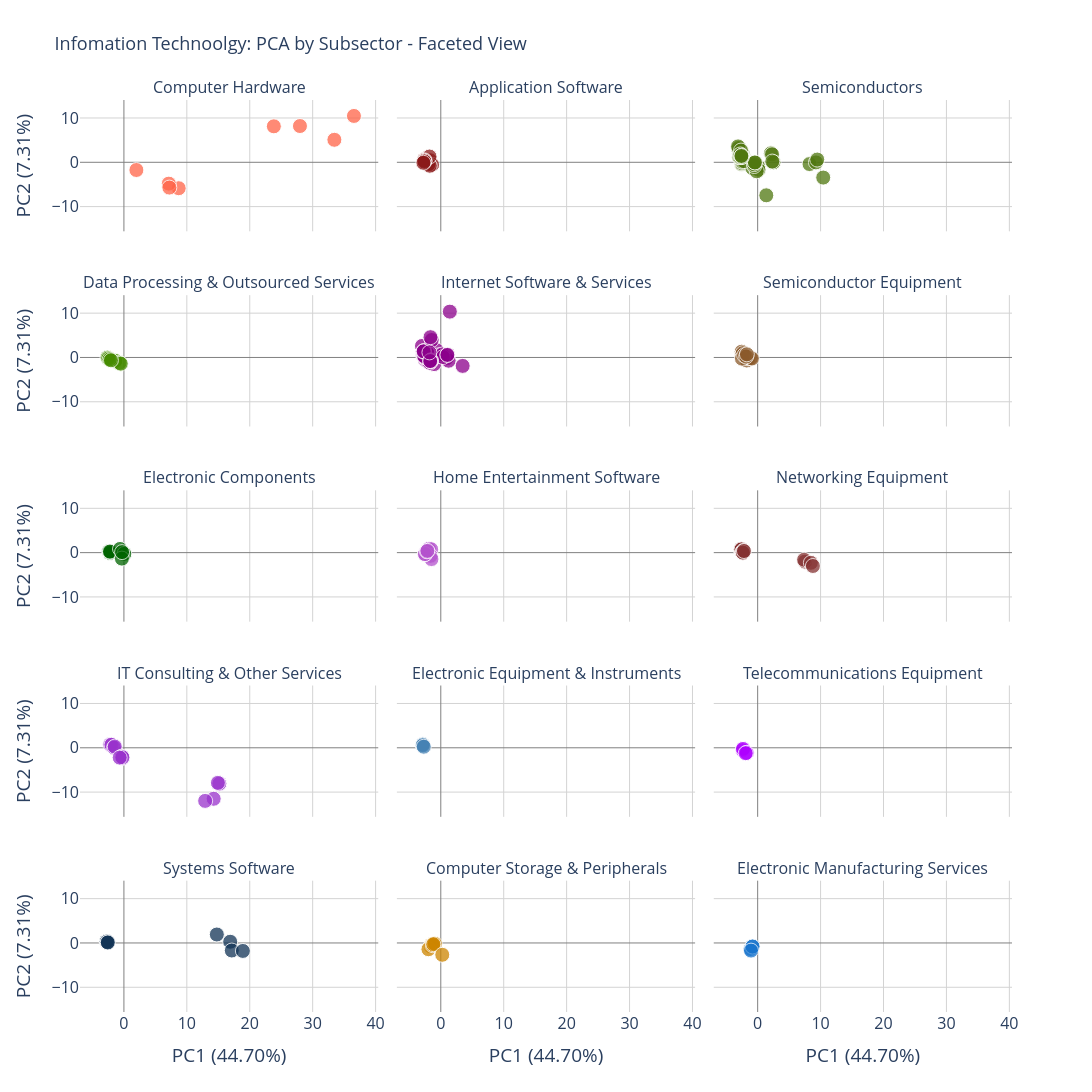

This figure's notebook cell:
### Code cell
### >> Plot 4: Interactive feceted plot

# Create faceted plot - one subplot per sector
# Create sector to color mapping
sectors = sorted(df_pca_plot['Subsector'].unique())
sector_colors = {sector: r_palette[i % len(r_palette)] 
                 for i, sector in enumerate(sectors)}


fig = px.scatter(df_pca_plot, x='PC1', y='PC2',
                 color='Subsector', facet_col='Subsector', facet_col_wrap=3,  # 3 columns
                 hover_name='Ticker',
                 hover_data={'PC1': ':.2f',
                             'PC2': ':.2f',
                             'Subsector': False,  # Don't show in hover since it's the title
                             'Revenue': ':,.0f' if 'Revenue' in df_pca_plot.columns else False,
                             'Assets': ':,.0f' if 'Assets' in df_pca_plot.columns else False,
                             'Net Income': ':,.0f' if 'Net Income' in df_pca_plot.columns else False
                             },
    title='Infomation Technoolgy: PCA by Subsector - Faceted View',
    labels={
        'PC1': f'PC1 ({pca.explained_variance_ratio_[0]*100:.2f}%)',
        'PC2': f'PC2 ({pca.explained_variance_ratio_[1]*100:.2f}%)'
    },
    color_discrete_map=sector_colors
)

# Update marker style
fig.update_traces(marker=dict(size=15,opacity=0.75,line=dict(width=1, color='white')))


# Update layout
fig.update_layout(height=100,width=1500,showlegend=False,title_font_size=18,plot_bgcolor='white',font=dict(size=16))

# Update all subplot axes
fig.update_xaxes(showgrid=True,gridcolor='lightgray',zeroline=True,zerolinecolor='gray',zerolinewidth=1)
fig.update_yaxes(showgrid=True,gridcolor='lightgray',zeroline=True,zerolinecolor='gray',zerolinewidth=1,
                 tickvals=[-20,-10,0,10,20,30], # Set specific tick values
                    tickmode='array'   
                 ) 

fig.update_layout(height=1800, width=1400, showlegend=False)
fig.for_each_annotation(lambda a: a.update(text=a.text.split("=")[-1]))
fig.show()

## >> save as html and png for sharing
FILE_NAME = f"IT_subsector_PCA_faceted_test11"
fig.write_html(f"{HTML_PATH}/{FILE_NAME}.html")
fig.write_image(f"{FIG_PATH}/{FILE_NAME}.png",
                width=1400, height=1800, 
                scale=2       # Scale factor (like DPI multiplier)
                )

# allow to open automatically in the default browser
webbrowser.open(f"{HTML_PATH}/{FILE_NAME}.html")

### Figure 1 — Plotly figure (JSON) as saved in the notebook; plotly's stock layout.template omitted (floating-point values rounded to 4 significant figures; data arrays with more than 128 entries replaced by an {"elided": "..."} marker saying what was removed)
{"data": [{"customdata": [["Computer Hardware", 170910000000, 207000000000, 37037000000], ["Computer Hardware", 182795000000, 231839000000, 39510000000], ["Computer Hardware", 233715000000, 290345000000, 53394000000], ["Computer Hardware", 215639000000, 321686000000, 45687000000], ["Computer Hardware", 112298000000, 105676000000, 5113000000], ["Computer Hardware", 56651000000, 103206000000, 5013000000], ["Computer Hardware", 51463000000, 106882000000, 4554000000], ["Computer Hardware", 48238000000, 29010000000, 2496000000]], "hovertemplate": "<b>%{hovertext}</b><br><br>PC1 (44.70%)=%{x:.2f}<br>PC2 (7.31%)=%{y:.2f}<br>Revenue=%{customdata[1]:,.0f}<br>Assets=%{customdata[2]:,.0f}<br>Net Income=%{customdata[3]:,.0f}<extra></extra>", "hovertext": ["AAPL", "AAPL", "AAPL", "AAPL", "HPQ", "HPQ", "HPQ", "HPQ"], "legendgroup": "Computer Hardware", "marker": {"color": "#FF6347", "line": {"color": "white", "width": 1}, "opacity": 0.75, "size": 15, "symbol": "circle"}, "mode": "markers", "name": "Computer Hardware", "orientation": "v", "showlegend": true, "type": "scatter", "x": [23.83, 27.98, 36.56, 33.45, 8.711, 7.135, 7.221, 1.984], "xaxis": "x13", "y": [8.119, 8.182, 10.46, 5.076, -5.852, -4.815, -5.71, -1.74], "yaxis": "y13"}, {"customdata": [["Application Software", 4055240000, 10380298000, 289985000], ["Application Software", 4147065000, 10785829000, 268395000], ["Application Software", 4795511000, 11726472000, 629551000], ["Application Software", 5854430000, 12707114000, 1168782000], ["Application Software", 2312200000, 4308400000, 247400000], ["Application Software", 2273900000, 4595000000, 228800000], ["Application Software", 2512200000, 4909700000, 81800000], ["Application Software", 2504100000, 5515300000, -330500000], ["Application Software", 6906000000, 14508000000, 755000000], ["Application Software", 4183000000, 13539000000, 898000000], ["Application Software", 3956000000, 13233000000, 878000000], ["Application Software", 3600000000, 11767000000, 2488000000], ["Application Software", 2665000000, 3066000000, 419000000], ["Application Software", 2692000000, 3096000000, 377000000], ["Application Software", 2732000000, 3132000000, 367000000], ["Application Software", 2530000000, 2530000000, -214000000]], "hovertemplate": "<b>%{hovertext}</b><br><br>PC1 (44.70%)=%{x:.2f}<br>PC2 (7.31%)=%{y:.2f}<br>Revenue=%{customdata[1]:,.0f}<br>Assets=%{customdata[2]:,.0f}<br>Net Income=%{customdata[3]:,.0f}<extra></extra>", "hovertext": ["ADBE", "ADBE", "ADBE", "ADBE", "ADSK", "ADSK", "ADSK", "ADSK", "SYMC", "SYMC", "SYMC", "SYMC", "TDC", "TDC", "TDC", "TDC"], "legendgroup": "Application Software", "marker": {"color": "#8B1A1A", "line": {"color": "white", "width": 1}, "opacity": 0.75, "size": 15, "symbol": "circle"}, "mode": "markers", "name": "Application Software", "orientation": "v", "showlegend": true, "type": "scatter", "x": [-2.203, -2.112, -1.938, -1.696, -2.586, -2.643, -2.55, -2.527, -1.381, -1.947, -1.752, -1.793, -2.582, -2.622, -2.601, -2.765], "xaxis": "x14", "y": [0.02278, -0.1119, 0.1682, 0.4727, 0.5492, 0.4914, -0.09494, 0.09411, -0.5649, -0.4191, -0.7809, 1.304, 0.4337, 0.334, 0.17, -0.108], "yaxis": "y14"}, {"customdata": {"elided": "46x4 mixed values"}, "hovertemplate": "<b>%{hovertext}</b><br><br>PC1 (44.70%)=%{x:.2f}<br>PC2 (7.31%)=%{y:.2f}<br>Revenue=%{customdata[1]:,.0f}<br>Assets=%{customdata[2]:,.0f}<br>Net Income=%{customdata[3]:,.0f}<extra></extra>", "hovertext": ["ADI", "ADI", "ADI", "ADI", "AVGO", "AVGO", "FSLR", "FSLR", "FSLR", "FSLR", "INTC", "INTC", "INTC", "INTC", "LLTC", "LLTC", "LLTC", "LLTC", "MCHP", "MCHP", "MCHP", "MCHP", "MU", "MU", "MU", "MU", "NVDA", "NVDA", "NVDA", "NVDA", "QCOM", "QCOM", "QCOM", "QCOM", "SWKS", "SWKS", "SWKS", "SWKS", "TXN", "TXN", "TXN", "TXN", "XLNX", "XLNX", "XLNX", "XLNX"], "legendgroup": "Semiconductors", "marker": {"color": "#507710", "line": {"color": "white", "width": 1}, "opacity": 0.75, "size": 15, "symbol": "circle"}, "mode": "markers", "name": "Semiconductors", "orientation": "v", "showlegend": true, "type": "scatter", "x": [-2.811, -2.459, -2.247, -2.361, -1.788, 1.369, -2.567, -2.484, -2.507, -2.395, 8.239, 9.263, 9.465, 10.42, -2.673, -2.996, -3.048, -3.119, -2.91, -2.765, -2.796, -2.797, -0.857, 0.08555, 0.1354, -0.1474, -2.498, -2.498, -2.462, -2.193, 2.106, 2.285, 2.516, 2.322, -2.925, -2.743, -2.48, -2.648, -0.5422, -0.5764, -0.4168, -0.4515, -2.765, -2.519, -2.552, -2.596], "xaxis": "x15", "y": [3.027, 1.259, 0.9595, 1.785, 0.07956, -7.45, -0.347, -0.1934, 0.15, 0.1277, -0.3958, -0.02384, 0.6134, -3.45, 1.152, 2.432, 3.241, 3.589, 1.106, 1.452, 1.586, 1.626, -1.287, -0.9681, -1.694, -2.039, 1.19, 1.357, 1.513, 0.2546, 2.032, 1.804, -0.01618, 0.1716, 1.178, 1.187, 1.294, 2.648, -0.841, -0.4325, -0.03056, -0.04699, 1.773, 1.172, 1.493, 1.413], "yaxis": "y15"}, {"customdata": [["Data Processing & Outsourced Services", 3641390000, 12000139000, 422256000], ["Data Processing & Outsourced Services", 4319063000, 13244257000, 496170000], ["Data Processing & Outsourced Services", 5302940000, 20263977000, 506293000], ["Data Processing & Outsourced Services", 6439746000, 22421830000, 596541000], ["Data Processing & Outsourced Services", 2375923000, 3125056000, 216125000], ["Data Processing & Outsourced Services", 2554236000, 4018650000, 245286000], ["Data Processing & Outsourced Services", 2773718000, 5779301000, 278040000], ["Data Processing & Outsourced Services", 2898150000, 10509952000, 271666000]], "hovertemplate": "<b>%{hovertext}</b><br><br>PC1 (44.70%)=%{x:.2f}<br>PC2 (7.31%)=%{y:.2f}<br>Revenue=%{customdata[1]:,.0f}<br>Assets=%{customdata[2]:,.0f}<br>Net Income=%{customdata[3]:,.0f}<extra></extra>", "hovertext": ["ADS", "ADS", "ADS", "ADS", "GPN", "GPN", "GPN", "GPN"], "legendgroup": "Data Processing & Outsourced Services", "marker": {"color": "#458B00", "line": {"color": "white", "width": 1}, "opacity": 0.75, "size": 15, "symbol": "circle"}, "mode": "markers", "name": "Data Processing & Outsourced Services", "orientation": "v", "showlegend": true, "type": "scatter", "x": [-1.394, -1.366, -0.6965, -0.499, -2.614, -2.483, -2.267, -2.06], "xaxis": "x10", "y": [-0.7334, -0.7871, -1.221, -1.405, -0.02289, -0.2198, -0.4277, -0.6395], "yaxis": "y10"}, {"customdata": {"elided": "64x4 mixed values"}, "hovertemplate": "<b>%{hovertext}</b><br><br>PC1 (44.70%)=%{x:.2f}<br>PC2 (7.31%)=%{y:.2f}<br>Revenue=%{customdata[1]:,.0f}<br>Assets=%{customdata[2]:,.0f}<br>Net Income=%{customdata[3]:,.0f}<extra></extra>", "hovertext": ["AKAM", "AKAM", "AKAM", "AKAM", "CRM", "CRM", "CRM", "CRM", "CTXS", "CTXS", "CTXS", "CTXS", "EBAY", "EBAY", "EBAY", "EBAY", "FIS", "FIS", "FIS", "FIS", "FISV", "FISV", "FISV", "FISV", "INTU", "INTU", "INTU", "INTU", "MA", "MA", "MA", "MA", "NFLX", "NFLX", "NFLX", "NFLX", "NTAP", "NTAP", "NTAP", "NTAP", "PAYX", "PAYX", "PAYX", "PAYX", "TSS", "TSS", "TSS", "TSS", "V", "V", "V", "V", "VRSN", "VRSN", "VRSN", "VRSN", "WU", "WU", "WU", "WU", "YHOO", "YHOO", "YHOO", "YHOO"], "legendgroup": "Internet Software & Services", "marker": {"color": "#8B008B", "line": {"color": "white", "width": 1}, "opacity": 0.75, "size": 15, "symbol": "circle"}, "mode": "markers", "name": "Internet Software & Services", "orientation": "v", "showlegend": true, "type": "scatter", "x": [-2.9, -2.868, -2.725, -2.74, -2.477, -2.034, -1.944, -1.679, -2.455, -2.357, -2.382, -2.172, 0.9265, 1.246, -0.8338, -0.6187, -1.959, -1.863, -1.746, -1.073, -2.103, -2.037, -1.931, -1.887, -2.265, -2.186, -2.258, -2.039, -0.6696, -0.3003, -0.0734, 0.2212, -2.458, -2.204, -2.041, -1.749, -1.86, -2.064, -1.955, -1.983, -2.24, -2.18, -2.143, -2.108, -2.796, -2.623, -2.658, -2.631, 0.3415, 1.084, 1.032, 3.476, -2.991, -2.667, -2.773, -2.717, -1.575, -1.57, -1.638, -1.699, -1.442, -1.807, 1.436, -1.638], "xaxis": "x11", "y": [0.9748, 1.28, 1.083, 0.9572, -0.4175, -0.7921, -0.6585, -0.6622, 0.007058, -0.1712, -0.2679, -0.05832, -0.1828, -0.7372, 0.1186, 0.4077, -0.9455, -0.9957, -0.9205, -1.507, -0.3828, -0.4504, -0.4152, -0.4712, 0.7527, 0.7934, 0.09213, 0.2868, 1.62, 0.5039, 0.327, 0.6735, -0.491, -0.499, -0.8626, -1.189, 0.1509, 0.3651, 0.2625, -0.1713, 1.087, 0.8854, 0.9259, 1.013, 0.3757, 0.082, 0.2122, 0.3116, 0.08757, 0.6275, 0.5613, -1.91, 2.592, 1.438, 1.326, 1.4, -0.6432, -0.8412, -0.8332, -0.8076, 3.942, 1.139, 10.34, 4.581], "yaxis": "y11"}, {"customdata": [["Semiconductor Equipment", 7509000000, 12043000000, 256000000], ["Semiconductor Equipment", 9072000000, 13174000000, 1072000000], ["Semiconductor Equipment", 9659000000, 15308000000, 1377000000], ["Semiconductor Equipment", 10825000000, 14588000000, 1721000000], ["Semiconductor Equipment", 2842781000, 5287357000, 543149000], ["Semiconductor Equipment", 2929408000, 5535846000, 582755000], ["Semiconductor Equipment", 2814049000, 4826012000, 366158000], ["Semiconductor Equipment", 2984493000, 4962432000, 704422000], ["Semiconductor Equipment", 3598916000, 7250315000, 113879000], ["Semiconductor Equipment", 4607309000, 7993306000, 632289000], ["Semiconductor Equipment", 5259312000, 9364648000, 655577000], ["Semiconductor Equipment", 5885893000, 12271528000, 914049000]], "hovertemplate": "<b>%{hovertext}</b><br><br>PC1 (44.70%)=%{x:.2f}<br>PC2 (7.31%)=%{y:.2f}<br>Revenue=%{customdata[1]:,.0f}<br>Assets=%{customdata[2]:,.0f}<br>Net Income=%{customdata[3]:,.0f}<extra></extra>", "hovertext": ["AMAT", "AMAT", "AMAT", "AMAT", "KLAC", "KLAC", "KLAC", "KLAC", "LRCX", "LRCX", "LRCX", "LRCX"], "legendgroup": "Semiconductor Equipment", "marker": {"color": "#8B5A2B", "line": {"color": "white", "width": 1}, "opacity": 0.75, "size": 15, "symbol": "circle"}, "mode": "markers", "name": "Semiconductor Equipment", "orientation": "v", "showlegend": true, "type": "scatter", "x": [-1.741, -1.466, -1.092, -0.9168, -2.572, -2.524, -2.465, -2.388, -2.499, -2.147, -1.838, -1.711], "xaxis": "x12", "y": [-0.6877, -0.1844, -0.1594, -0.2403, 1.183, 1.303, 0.589, 0.9469, -0.2693, 0.4841, 0.202, 0.7097], "yaxis": "y12"}, {"customdata": [["Electronic Components", 4292100000, 5215463000, 555300000], ["Electronic Components", 4614700000, 6168000000, 635700000], ["Electronic Components", 5345500000, 6985900000, 709100000], ["Electronic Components", 5568700000, 7458400000, 763500000], ["Electronic Components", 7819000000, 28478000000, 1961000000], ["Electronic Components", 9715000000, 30063000000, 2472000000], ["Electronic Components", 9111000000, 28527000000, 1339000000], ["Electronic Components", 9390000000, 27899000000, 3695000000]], "hovertemplate": "<b>%{hovertext}</b><br><br>PC1 (44.70%)=%{x:.2f}<br>PC2 (7.31%)=%{y:.2f}<br>Revenue=%{customdata[1]:,.0f}<br>Assets=%{customdata[2]:,.0f}<br>Net Income=%{customdata[3]:,.0f}<extra></extra>", "hovertext": ["APH", "APH", "APH", "APH", "GLW", "GLW", "GLW", "GLW"], "legendgroup": "Electronic Components", "marker": {"color": "#006400", "line": {"color": "white", "width": 1}, "opacity": 0.75, "size": 15, "symbol": "circle"}, "mode": "markers", "name": "Electronic Components", "orientation": "v", "showlegend": true, "type": "scatter", "x": [-2.358, -2.208, -2.187, -2.217, -0.6185, 0.06678, -0.3221, -0.2913], "xaxis": "x7", "y": [0.2337, -0.08802, 0.1266, 0.2465, 0.8313, -0.2846, -1.347, 0.1147], "yaxis": "y7"}, {"customdata": [["Home Entertainment Software", 4856000000, 14200000000, 1149000000], ["Home Entertainment Software", 4583000000, 14012000000, 1010000000], ["Home Entertainment Software", 4408000000, 14642000000, 835000000], ["Home Entertainment Software", 4664000000, 15251000000, 892000000], ["Home Entertainment Software", 3797000000, 5070000000, 98000000], ["Home Entertainment Software", 3575000000, 5716000000, 8000000], ["Home Entertainment Software", 4515000000, 6147000000, 875000000], ["Home Entertainment Software", 4396000000, 7050000000, 1156000000]], "hovertemplate": "<b>%{hovertext}</b><br><br>PC1 (44.70%)=%{x:.2f}<br>PC2 (7.31%)=%{y:.2f}<br>Revenue=%{customdata[1]:,.0f}<br>Assets=%{customdata[2]:,.0f}<br>Net Income=%{customdata[3]:,.0f}<extra></extra>", "hovertext": ["ATVI", "ATVI", "ATVI", "ATVI", "EA", "EA", "EA", "EA"], "legendgroup": "Home Entertainment Software", "marker": {"color": "#B452CD", "line": {"color": "white", "width": 1}, "opacity": 0.75, "size": 15, "symbol": "circle"}, "mode": "markers", "name": "Home Entertainment Software", "orientation": "v", "showlegend": true, "type": "scatter", "x": [-1.863, -1.529, -1.628, -1.482, -2.561, -2.505, -2.195, -2.123], "xaxis": "x8", "y": [0.8799, 0.7703, -0.7222, -1.455, -0.3644, -0.3239, 0.2817, 0.4001], "yaxis": "y8"}, {"customdata": [["Networking Equipment", 48607000000, 101191000000, 9983000000], ["Networking Equipment", 47142000000, 105070000000, 7853000000], ["Networking Equipment", 49161000000, 113373000000, 8981000000], ["Networking Equipment", 49247000000, 121652000000, 10739000000], ["Networking Equipment", 1481314000, 2230554000, 277314000], ["Networking Equipment", 1732046000, 2184950000, 311183000], ["Networking Equipment", 1919823000, 2312290000, 365014000], ["Networking Equipment", 1995034000, 2306323000, 365855000], ["Networking Equipment", 4365400000, 9832100000, 186500000], ["Networking Equipment", 4669100000, 10326000000, 439800000], ["Networking Equipment", 4627100000, 8281400000, -334300000], ["Networking Equipment", 4857800000, 8619200000, 633700000]], "hovertemplate": "<b>%{hovertext}</b><br><br>PC1 (44.70%)=%{x:.2f}<br>PC2 (7.31%)=%{y:.2f}<br>Revenue=%{customdata[1]:,.0f}<br>Assets=%{customdata[2]:,.0f}<br>Net Income=%{customdata[3]:,.0f}<extra></extra>", "hovertext": ["CSCO", "CSCO", "CSCO", "CSCO", "FFIV", "FFIV", "FFIV", "FFIV", "JNPR", "JNPR", "JNPR", "JNPR"], "legendgroup": "Networking Equipment", "marker": {"color": "#853232", "line": {"color": "white", "width": 1}, "opacity": 0.75, "size": 15, "symbol": "circle"}, "mode": "markers", "name": "Networking Equipment", "orientation": "v", "showlegend": true, "type": "scatter", "x": [7.512, 7.377, 8.453, 8.778, -2.703, -2.661, -2.59, -2.582, -2.417, -2.294, -2.35, -2.176], "xaxis": "x9", "y": [-2.037, -1.61, -2.295, -3.016, 0.7299, 0.7385, 0.7811, 0.7261, 0.1177, 0.3819, -0.01266, 0.3615], "yaxis": "y9"}, {"customdata": [["IT Consulting & Other Services", 7346472000, 6521571000, 1051263000], ["IT Consulting & Other Services", 8843200000, 8134718000, 1228600000], ["IT Consulting & Other Services", 10262700000, 11479000000, 1439300000], ["IT Consulting & Other Services", 12416000000, 13065400000, 1623600000], ["IT Consulting & Other Services", 102874000000, 119213000000, 16604000000], ["IT Consulting & Other Services", 98367000000, 126223000000, 16483000000], ["IT Consulting & Other Services", 92793000000, 117271000000, 12022000000], ["IT Consulting & Other Services", 81741000000, 110495000000, 13190000000], ["IT Consulting & Other Services", 20421000000, 30015000000, 1195000000], ["IT Consulting & Other Services", 20006000000, 29036000000, 1159000000], ["IT Consulting & Other Services", 19540000000, 27658000000, 1013000000], ["IT Consulting & Other Services", 18045000000, 24817000000, 474000000]], "hovertemplate": "<b>%{hovertext}</b><br><br>PC1 (44.70%)=%{x:.2f}<br>PC2 (7.31%)=%{y:.2f}<br>Revenue=%{customdata[1]:,.0f}<br>Assets=%{customdata[2]:,.0f}<br>Net Income=%{customdata[3]:,.0f}<extra></extra>", "hovertext": ["CTSH", "CTSH", "CTSH", "CTSH", "IBM", "IBM", "IBM", "IBM", "XRX", "XRX", "XRX", "XRX"], "legendgroup": "IT Consulting & Other Services", "marker": {"color": "#9932CC", "line": {"color": "white", "width": 1}, "opacity": 0.75, "size": 15, "symbol": "circle"}, "mode": "markers", "name": "IT Consulting & Other Services", "orientation": "v", "showlegend": true, "type": "scatter", "x": [-2.176, -1.971, -1.563, -1.454, 15.17, 14.93, 14.27, 12.91, -0.2026, -0.3447, -0.241, -0.6677], "xaxis": "x4", "y": [0.7151, 0.6826, 0.03874, 0.2669, -8.092, -7.912, -11.51, -11.98, -2.287, -1.995, -2.154, -2.218], "yaxis": "y4"}, {"customdata": [["Electronic Equipment & Instruments", 1405358000, 2190655000, 222398000], ["Electronic Equipment & Instruments", 1496372000, 2343359000, 177015000], ["Electronic Equipment & Instruments", 1530654000, 2349311000, 200261000], ["Electronic Equipment & Instruments", 1557067000, 2406400000, 241686000]], "hovertemplate": "<b>%{hovertext}</b><br><br>PC1 (44.70%)=%{x:.2f}<br>PC2 (7.31%)=%{y:.2f}<br>Revenue=%{customdata[1]:,.0f}<br>Assets=%{customdata[2]:,.0f}<br>Net Income=%{customdata[3]:,.0f}<extra></extra>", "hovertext": ["FLIR", "FLIR", "FLIR", "FLIR"], "legendgroup": "Electronic Equipment & Instruments", "marker": {"color": "#4682b4", "line": {"color": "white", "width": 1}, "opacity": 0.75, "size": 15, "symbol": "circle"}, "mode": "markers", "name": "Electronic Equipment & Instruments", "orientation": "v", "showlegend": true, "type": "scatter", "x": [-2.853, -2.893, -2.839, -2.706], "xaxis": "x5", "y": [0.8126, 0.6955, 0.5681, 0.2384], "yaxis": "y5"}, {"customdata": [["Telecommunications Equipment", 5112000000, 4858400000, 113000000], ["Telecommunications Equipment", 5012000000, 4919000000, 535000000], ["Telecommunications Equipment", 5083000000, 13127000000, 334000000], ["Telecommunications Equipment", 7467000000, 11996000000, 324000000]], "hovertemplate": "<b>%{hovertext}</b><br><br>PC1 (44.70%)=%{x:.2f}<br>PC2 (7.31%)=%{y:.2f}<br>Revenue=%{customdata[1]:,.0f}<br>Assets=%{customdata[2]:,.0f}<br>Net Income=%{customdata[3]:,.0f}<extra></extra>", "hovertext": ["HRS", "HRS", "HRS", "HRS"], "legendgroup": "Telecommunications Equipment", "marker": {"color": "#ae00ff", "line": {"color": "white", "width": 1}, "opacity": 0.75, "size": 15, "symbol": "circle"}, "mode": "markers", "name": "Telecommunications Equipment", "orientation": "v", "showlegend": true, "type": "scatter", "x": [-2.391, -2.33, -1.735, -1.906], "xaxis": "x6", "y": [-0.5087, -0.2422, -1.135, -1.217], "yaxis": "y6"}, {"customdata": [["Systems Software", 77849000000, 142431000000, 21863000000], ["Systems Software", 86833000000, 172384000000, 22074000000], ["Systems Software", 93580000000, 174472000000, 12193000000], ["Systems Software", 85320000000, 193694000000, 16798000000], ["Systems Software", 1328817000, 2813660000, 150204000], ["Systems Software", 1534615000, 3106619000, 178292000], ["Systems Software", 1789489000, 3784569000, 180201000], ["Systems Software", 2052230000, 4155099000, 199365000]], "hovertemplate": "<b>%{hovertext}</b><br><br>PC1 (44.70%)=%{x:.2f}<br>PC2 (7.31%)=%{y:.2f}<br>Revenue=%{customdata[1]:,.0f}<br>Assets=%{customdata[2]:,.0f}<br>Net Income=%{customdata[3]:,.0f}<extra></extra>", "hovertext": ["MSFT", "MSFT", "MSFT", "MSFT", "RHT", "RHT", "RHT", "RHT"], "legendgroup": "Systems Software", "marker": {"color": "#123456", "line": {"color": "white", "width": 1}, "opacity": 0.75, "size": 15, "symbol": "circle"}, "mode": "markers", "name": "Systems Software", "orientation": "v", "showlegend": true, "type": "scatter", "x": [14.77, 16.89, 17.15, 18.9, -2.758, -2.713, -2.584, -2.56], "xaxis": "x", "y": [1.908, 0.2722, -1.704, -1.801, 0.3052, 0.3281, 0.1894, 0.09699], "yaxis": "y"}, {"customdata": [["Computer Storage & Peripherals", 14351000000, 9243000000, 1838000000], ["Computer Storage & Peripherals", 13724000000, 9492000000, 1570000000], ["Computer Storage & Peripherals", 13739000000, 9845000000, 1742000000], ["Computer Storage & Peripherals", 11160000000, 8252000000, 248000000], ["Computer Storage & Peripherals", 15351000000, 14036000000, 980000000], ["Computer Storage & Peripherals", 15130000000, 15499000000, 1617000000], ["Computer Storage & Peripherals", 14572000000, 15170000000, 1465000000], ["Computer Storage & Peripherals", 12994000000, 32862000000, 242000000]], "hovertemplate": "<b>%{hovertext}</b><br><br>PC1 (44.70%)=%{x:.2f}<br>PC2 (7.31%)=%{y:.2f}<br>Revenue=%{customdata[1]:,.0f}<br>Assets=%{customdata[2]:,.0f}<br>Net Income=%{customdata[3]:,.0f}<extra></extra>", "hovertext": ["STX", "STX", "STX", "STX", "WDC", "WDC", "WDC", "WDC"], "legendgroup": "Computer Storage & Peripherals", "marker": {"color": "#CD8500", "line": {"color": "white", "width": 1}, "opacity": 0.75, "size": 15, "symbol": "circle"}, "mode": "markers", "name": "Computer Storage & Peripherals", "orientation": "v", "showlegend": true, "type": "scatter", "x": [-1.598, -1.505, -1.387, -1.967, -1.249, -0.9495, -1.182, 0.2347], "xaxis": "x2", "y": [-0.7613, -0.4173, -0.4701, -1.414, -0.517, -0.1567, -0.2801, -2.668], "yaxis": "y2"}, {"customdata": [["Electronic Manufacturing Services", 11390000000, 18461000000, 1276000000], ["Electronic Manufacturing Services", 11973000000, 20152000000, 1781000000], ["Electronic Manufacturing Services", 12233000000, 20589000000, 2420000000], ["Electronic Manufacturing Services", 12238000000, 17608000000, 2009000000]], "hovertemplate": "<b>%{hovertext}</b><br><br>PC1 (44.70%)=%{x:.2f}<br>PC2 (7.31%)=%{y:.2f}<br>Revenue=%{customdata[1]:,.0f}<br>Assets=%{customdata[2]:,.0f}<br>Net Income=%{customdata[3]:,.0f}<extra></extra>", "hovertext": ["TEL", "TEL", "TEL", "TEL"], "legendgroup": "Electronic Manufacturing Services", "marker": {"color": "#1874CD", "line": {"color": "white", "width": 1}, "opacity": 0.75, "size": 15, "symbol": "circle"}, "mode": "markers", "name": "Electronic Manufacturing Services", "orientation": "v", "showlegend": true, "type": "scatter", "x": [-1.142, -0.8455, -0.8079, -1.058], "xaxis": "x3", "y": [-1.354, -0.8254, -0.7888, -1.724], "yaxis": "y3"}], "layout": {"annotations": [{"font": {}, "showarrow": false, "text": "Systems Software", "x": 0.16, "xanchor": "center", "xref": "paper", "y": 0.144, "yanchor": "bottom", "yref": "paper"}, {"font": {}, "showarrow": false, "text": "Computer Storage & Peripherals", "x": 0.5, "xanchor": "center", "xref": "paper", "y": 0.144, "yanchor": "bottom", "yref": "paper"}, {"font": {}, "showarrow": false, "text": "Electronic Manufacturing Services", "x": 0.84, "xanchor": "center", "xref": "paper", "y": 0.144, "yanchor": "bottom", "yref": "paper"}, {"font": {}, "showarrow": false, "text": "IT Consulting & Other Services", "x": 0.16, "xanchor": "center", "xref": "paper", "y": 0.358, "yanchor": "bottom", "yref": "paper"}, {"font": {}, "showarrow": false, "text": "Electronic Equipment & Instruments", "x": 0.5, "xanchor": "center", "xref": "paper", "y": 0.358, "yanchor": "bottom", "yref": "paper"}, {"font": {}, "showarrow": false, "text": "Telecommunications Equipment", "x": 0.84, "xanchor": "center", "xref": "paper", "y": 0.358, "yanchor": "bottom", "yref": "paper"}, {"font": {}, "showarrow": false, "text": "Electronic Components", "x": 0.16, "xanchor": "center", "xref": "paper", "y": 0.572, "yanchor": "bottom", "yref": "paper"}, {"font": {}, "showarrow": false, "text": "Home Entertainment Software", "x": 0.5, "xanchor": "center", "xref": "paper", "y": 0.572, "yanchor": "bottom", "yref": "paper"}, {"font": {}, "showarrow": false, "text": "Networking Equipment", "x": 0.84, "xanchor": "center", "xref": "paper", "y": 0.572, "yanchor": "bottom", "yref": "paper"}, {"font": {}, "showarrow": false, "text": "Data Processing & Outsourced Services", "x": 0.16, "xanchor": "center", "xref": "paper", "y": 0.786, "yanchor": "bottom", "yref": "paper"}, {"font": {}, "showarrow": false, "text": "Internet Software & Services", "x": 0.5, "xanchor": "center", "xref": "paper", "y": 0.786, "yanchor": "bottom", "yref": "paper"}, {"font": {}, "showarrow": false, "text": "Semiconductor Equipment", "x": 0.84, "xanchor": "center", "xref": "paper", "y": 0.786, "yanchor": "bottom", "yref": "paper"}, {"font": {}, "showarrow": false, "text": "Computer Hardware", "x": 0.16, "xanchor": "center", "xref": "paper", "y": 1, "yanchor": "bottom", "yref": "paper"}, {"font": {}, "showarrow": false, "text": "Application Software", "x": 0.5, "xanchor": "center", "xref": "paper", "y": 1, "yanchor": "bottom", "yref": "paper"}, {"font": {}, "showarrow": false, "text": "Semiconductors", "x": 0.84, "xanchor": "center", "xref": "paper", "y": 1, "yanchor": "bottom", "yref": "paper"}], "font": {"size": 16}, "height": 1800, "legend": {"title": {"text": "Subsector"}, "tracegroupgap": 0}, "plot_bgcolor": "white", "showlegend": false, "title": {"font": {"size": 18}, "text": "Infomation Technoolgy: PCA by Subsector - Faceted View"}, "width": 1400, "xaxis": {"anchor": "y", "domain": [0, 0.32], "gridcolor": "lightgray", "showgrid": true, "title": {"text": "PC1 (44.70%)"}, "zeroline": true, "zerolinecolor": "gray", "zerolinewidth": 1}, "xaxis10": {"anchor": "y10", "domain": [0, 0.32], "gridcolor": "lightgray", "matches": "x", "showgrid": true, "showticklabels": false, "zeroline": true, "zerolinecolor": "gray", "zerolinewidth": 1}, "xaxis11": {"anchor": "y11", "domain": [0.34, 0.66], "gridcolor": "lightgray", "matches": "x", "showgrid": true, "showticklabels": false, "zeroline": true, "zerolinecolor": "gray", "zerolinewidth": 1}, "xaxis12": {"anchor": "y12", "domain": [0.68, 1.0], "gridcolor": "lightgray", "matches": "x", "showgrid": true, "showticklabels": false, "zeroline": true, "zerolinecolor": "gray", "zerolinewidth": 1}, "xaxis13": {"anchor": "y13", "domain": [0, 0.32], "gridcolor": "lightgray", "matches": "x", "showgrid": true, "showticklabels": false, "zeroline": true, "zerolinecolor": "gray", "zerolinewidth": 1}, "xaxis14": {"anchor": "y14", "domain": [0.34, 0.66], "gridcolor": "lightgray", "matches": "x", "showgrid": true, "showticklabels": false, "zeroline": true, "zerolinecolor": "gray", "zerolinewidth": 1}, "xaxis15": {"anchor": "y15", "domain": [0.68, 1.0], "gridcolor": "lightgray", "matches": "x", "showgrid": true, "showticklabels": false, "zeroline": true, "zerolinecolor": "gray", "zerolinewidth": 1}, "xaxis2": {"anchor": "y2", "domain": [0.34, 0.66], "gridcolor": "lightgray", "matches": "x", "showgrid": true, "title": {"text": "PC1 (44.70%)"}, "zeroline": true, "zerolinecolor": "gray", "zerolinewidth": 1}, "xaxis3": {"anchor": "y3", "domain": [0.68, 1.0], "gridcolor": "lightgray", "matches": "x", "showgrid": true, "title": {"text": "PC1 (44.70%)"}, "zeroline": true, "zerolinecolor": "gray", "zerolinewidth": 1}, "xaxis4": {"anchor": "y4", "domain": [0, 0.32], "gridcolor": "lightgray", "matches": "x", "showgrid": true, "showticklabels": false, "zeroline": true, "zerolinecolor": "gray", "zerolinewidth": 1}, "xaxis5": {"anchor": "y5", "domain": [0.34, 0.66], "gridcolor": "lightgray", "matches": "x", "showgrid": true, "showticklabels": false, "zeroline": true, "zerolinecolor": "gray", "zerolinewidth": 1}, "xaxis6": {"anchor": "y6", "domain": [0.68, 1.0], "gridcolor": "lightgray", "matches": "x", "showgrid": true, "showticklabels": false, "zeroline": true, "zerolinecolor": "gray", "zerolinewidth": 1}, "xaxis7": {"anchor": "y7", "domain": [0, 0.32], "gridcolor": "lightgray", "matches": "x", "showgrid": true, "showticklabels": false, "zeroline": true, "zerolinecolor": "gray", "zerolinewidth": 1}, "xaxis8": {"anchor": "y8", "domain": [0.34, 0.66], "gridcolor": "lightgray", "matches": "x", "showgrid": true, "showticklabels": false, "zeroline": true, "zerolinecolor": "gray", "zerolinewidth": 1}, "xaxis9": {"anchor": "y9", "domain": [0.68, 1.0], "gridcolor": "lightgray", "matches": "x", "showgrid": true, "showticklabels": false, "zeroline": true, "zerolinecolor": "gray", "zerolinewidth": 1}, "yaxis": {"anchor": "x", "domain": [0, 0.144], "gridcolor": "lightgray", "showgrid": true, "tickmode": "array", "tickvals": [-20, -10, 0, 10, 20, 30], "title": {"text": "PC2 (7.31%)"}, "zeroline": true, "zerolinecolor": "gray", "zerolinewidth": 1}, "yaxis10": {"anchor": "x10", "domain": [0.642, 0.786], "gridcolor": "lightgray", "matches": "y", "showgrid": true, "tickmode": "array", "tickvals": [-20, -10, 0, 10, 20, 30], "title": {"text": "PC2 (7.31%)"}, "zeroline": true, "zerolinecolor": "gray", "zerolinewidth": 1}, "yaxis11": {"anchor": "x11", "domain": [0.642, 0.786], "gridcolor": "lightgray", "matches": "y", "showgrid": true, "showticklabels": false, "tickmode": "array", "tickvals": [-20, -10, 0, 10, 20, 30], "zeroline": true, "zerolinecolor": "gray", "zerolinewidth": 1}, "yaxis12": {"anchor": "x12", "domain": [0.642, 0.786], "gridcolor": "lightgray", "matches": "y", "showgrid": true, "showticklabels": false, "tickmode": "array", "tickvals": [-20, -10, 0, 10, 20, 30], "zeroline": true, "zerolinecolor": "gray", "zerolinewidth": 1}, "yaxis13": {"anchor": "x13", "domain": [0.856, 1], "gridcolor": "lightgray", "matches": "y", "showgrid": true, "tickmode": "array", "tickvals": [-20, -10, 0, 10, 20, 30], "title": {"text": "PC2 (7.31%)"}, "zeroline": true, "zerolinecolor": "gray", "zerolinewidth": 1}, "yaxis14": {"anchor": "x14", "domain": [0.856, 1], "gridcolor": "lightgray", "matches": "y", "showgrid": true, "showticklabels": false, "tickmode": "array", "tickvals": [-20, -10, 0, 10, 20, 30], "zeroline": true, "zerolinecolor": "gray", "zerolinewidth": 1}, "yaxis15": {"anchor": "x15", "domain": [0.856, 1], "gridcolor": "lightgray", "matches": "y", "showgrid": true, "showticklabels": false, "tickmode": "array", "tickvals": [-20, -10, 0, 10, 20, 30], "zeroline": true, "zerolinecolor": "gray", "zerolinewidth": 1}, "yaxis2": {"anchor": "x2", "domain": [0, 0.144], "gridcolor": "lightgray", "matches": "y", "showgrid": true, "showticklabels": false, "tickmode": "array", "tickvals": [-20, -10, 0, 10, 20, 30], "zeroline": true, "zerolinecolor": "gray", "zerolinewidth": 1}, "yaxis3": {"anchor": "x3", "domain": [0, 0.144], "gridcolor": "lightgray", "matches": "y", "showgrid": true, "showticklabels": false, "tickmode": "array", "tickvals": [-20, -10, 0, 10, 20, 30], "zeroline": true, "zerolinecolor": "gray", "zerolinewidth": 1}, "yaxis4": {"anchor": "x4", "domain": [0.214, 0.358], "gridcolor": "lightgray", "matches": "y", "showgrid": true, "tickmode": "array", "tickvals": [-20, -10, 0, 10, 20, 30], "title": {"text": "PC2 (7.31%)"}, "zeroline": true, "zerolinecolor": "gray", "zerolinewidth": 1}, "yaxis5": {"anchor": "x5", "domain": [0.214, 0.358], "gridcolor": "lightgray", "matches": "y", "showgrid": true, "showticklabels": false, "tickmode": "array", "tickvals": [-20, -10, 0, 10, 20, 30], "zeroline": true, "zerolinecolor": "gray", "zerolinewidth": 1}, "yaxis6": {"anchor": "x6", "domain": [0.214, 0.358], "gridcolor": "lightgray", "matches": "y", "showgrid": true, "showticklabels": false, "tickmode": "array", "tickvals": [-20, -10, 0, 10, 20, 30], "zeroline": true, "zerolinecolor": "gray", "zerolinewidth": 1}, "yaxis7": {"anchor": "x7", "domain": [0.428, 0.572], "gridcolor": "lightgray", "matches": "y", "showgrid": true, "tickmode": "array", "tickvals": [-20, -10, 0, 10, 20, 30], "title": {"text": "PC2 (7.31%)"}, "zeroline": true, "zerolinecolor": "gray", "zerolinewidth": 1}, "yaxis8": {"anchor": "x8", "domain": [0.428, 0.572], "gridcolor": "lightgray", "matches": "y", "showgrid": true, "showticklabels": false, "tickmode": "array", "tickvals": [-20, -10, 0, 10, 20, 30], "zeroline": true, "zerolinecolor": "gray", "zerolinewidth": 1}, "yaxis9": {"anchor": "x9", "domain": [0.428, 0.572], "gridcolor": "lightgray", "matches": "y", "showgrid": true, "showticklabels": false, "tickmode": "array", "tickvals": [-20, -10, 0, 10, 20, 30], "zeroline": true, "zerolinecolor": "gray", "zerolinewidth": 1}}}
